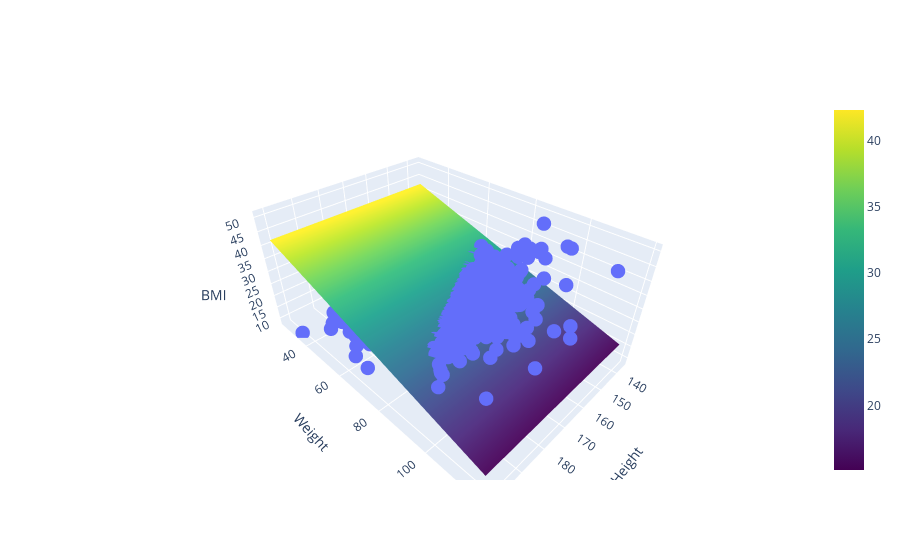

Notebook code for this chart:
### Code cell
x_min, x_max = data['Height'].min(), data['Height'].max()
y_min, y_max = data['Weight'].min(), data['Weight'].max()
xx, yy = np.meshgrid(np.linspace(x_min, x_max, 100), np.linspace(y_min, y_max, 100))

# Calculate predicted values
zz = beta0 + beta1 * xx + beta2 * yy

fig = go.Figure()

# Scatter plot
fig.add_trace(go.Scatter3d(x=data['Height'], y=data['Weight'], z=data['BMI'], mode='markers', marker=dict(size=5)))

# Surface plot
fig.add_trace(go.Surface(x=xx, y=yy, z=zz, colorscale='Viridis'))

# Layout settings
fig.update_layout(scene=dict(xaxis_title='Height', yaxis_title='Weight', zaxis_title='BMI'))

### Figure 1 — Plotly figure (JSON) as saved in the notebook; plotly's stock layout.template omitted (floating-point values rounded to 4 significant figures; data arrays with more than 128 entries replaced by an {"elided": "..."} marker saying what was removed)
{"data": [{"marker": {"size": 5}, "mode": "markers", "type": "scatter3d", "x": {"elided": "1000 float values"}, "y": {"elided": "1000 float values"}, "z": {"elided": "1000 float values"}}, {"colorscale": [[0, "#440154"], [0.1111, "#482878"], [0.2222, "#3e4989"], [0.3333, "#31688e"], [0.4444, "#26828e"], [0.5556, "#1f9e89"], [0.6667, "#35b779"], [0.7778, "#6ece58"], [0.8889, "#b5de2b"], [1, "#fde725"]], "type": "surface", "x": {"elided": "100x100 float values"}, "y": {"elided": "100x100 float values"}, "z": {"elided": "100x100 float values"}}], "layout": {"scene": {"xaxis": {"title": {"text": "Height"}}, "yaxis": {"title": {"text": "Weight"}}, "zaxis": {"title": {"text": "BMI"}}}}}
